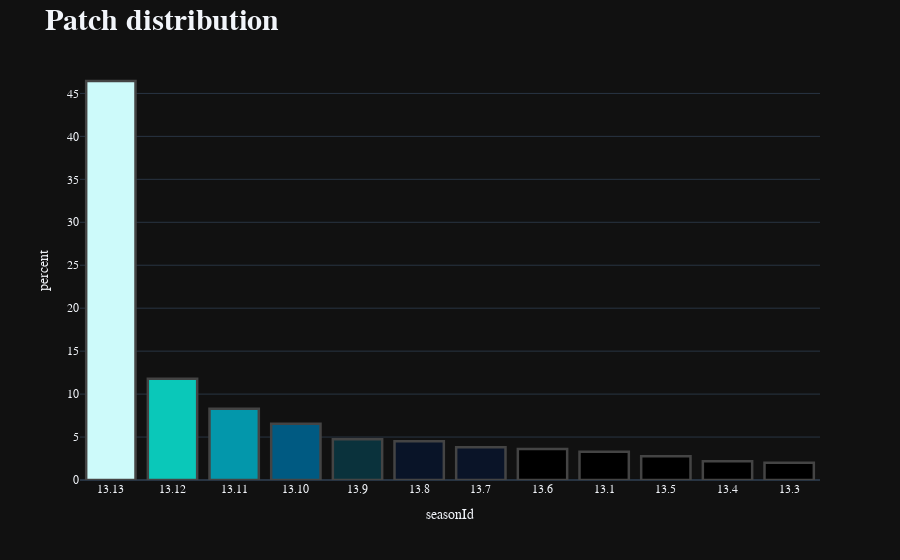

Notebook code cell kept with this figure:
### Markdown cell above
## Columns distribution

### Code cell
fig = px.histogram(matches, x = 'seasonId',
                   histnorm='percent', 
                   template = 'plotly_dark')

fig.update_layout(title='<b>Patch distribution<b>', 
                  font_family="Spiegel",
                  titlefont={'size': 30},
                  showlegend=False,
                  )
                 
fig.update_xaxes(categoryorder='total descending')
colors = ['#CDFAFA', '#0AC8B9', '#0397AB', '#005A82', '#0A323C', '#091428', '#0A1428']


fig.update_traces(marker_color=colors, marker_line_color=None,
                  marker_line_width=2.5, opacity=None)

fig.show()

### Figure 1 — Plotly figure (JSON) as saved in the notebook; plotly's stock layout.template omitted (floating-point values rounded to 4 significant figures; data arrays with more than 128 entries replaced by an {"elided": "..."} marker saying what was removed)
{"data": [{"alignmentgroup": "True", "bingroup": "x", "histnorm": "percent", "hovertemplate": "seasonId=%{x}<br>percent=%{y}<extra></extra>", "legendgroup": "", "marker": {"color": ["#CDFAFA", "#0AC8B9", "#0397AB", "#005A82", "#0A323C", "#091428", "#0A1428"], "line": {"width": 2.5}, "pattern": {"shape": ""}}, "name": "", "offsetgroup": "", "orientation": "v", "showlegend": false, "type": "histogram", "x": {"elided": "25379 str values"}, "xaxis": "x", "yaxis": "y"}], "layout": {"barmode": "relative", "font": {"family": "Spiegel"}, "legend": {"tracegroupgap": 0}, "margin": {"t": 60}, "showlegend": false, "title": {"font": {"size": 30}, "text": "<b>Patch distribution<b>"}, "xaxis": {"anchor": "y", "categoryorder": "total descending", "domain": [0, 1], "title": {"text": "seasonId"}}, "yaxis": {"anchor": "x", "domain": [0, 1], "title": {"text": "percent"}}}}
